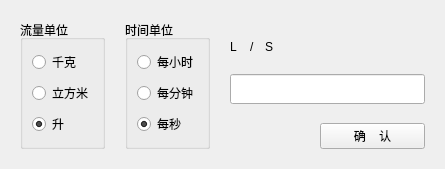
<?xml version="1.0" encoding="UTF-8"?>
<ui version="4.0">
 <class>unit_converter</class>
 <widget class="QWidget" name="unit_converter">
  <property name="geometry">
   <rect>
    <x>0</x>
    <y>0</y>
    <width>445</width>
    <height>169</height>
   </rect>
  </property>
  <property name="sizePolicy">
   <sizepolicy hsizetype="Fixed" vsizetype="Fixed">
    <horstretch>0</horstretch>
    <verstretch>0</verstretch>
   </sizepolicy>
  </property>
  <property name="minimumSize">
   <size>
    <width>230</width>
    <height>90</height>
   </size>
  </property>
  <property name="maximumSize">
   <size>
    <width>1600</width>
    <height>1600</height>
   </size>
  </property>
  <property name="windowTitle">
   <string>单位转换器</string>
  </property>
  <layout class="QHBoxLayout" name="horizontalLayout_2">
   <property name="spacing">
    <number>20</number>
   </property>
   <property name="leftMargin">
    <number>20</number>
   </property>
   <property name="topMargin">
    <number>20</number>
   </property>
   <property name="rightMargin">
    <number>20</number>
   </property>
   <property name="bottomMargin">
    <number>20</number>
   </property>
   <item>
    <widget class="QGroupBox" name="volume_group">
     <property name="title">
      <string>流量单位</string>
     </property>
     <layout class="QVBoxLayout" name="verticalLayout">
      <item>
       <widget class="QRadioButton" name="kg_btn">
        <property name="text">
         <string>千克</string>
        </property>
        <property name="checked">
         <bool>false</bool>
        </property>
       </widget>
      </item>
      <item>
       <widget class="QRadioButton" name="m3_btn">
        <property name="text">
         <string>立方米</string>
        </property>
       </widget>
      </item>
      <item>
       <widget class="QRadioButton" name="l_btn">
        <property name="text">
         <string>升</string>
        </property>
        <property name="checked">
         <bool>true</bool>
        </property>
       </widget>
      </item>
     </layout>
    </widget>
   </item>
   <item>
    <widget class="QGroupBox" name="time_group">
     <property name="title">
      <string>时间单位</string>
     </property>
     <layout class="QVBoxLayout" name="verticalLayout_2">
      <item>
       <widget class="QRadioButton" name="h_btn">
        <property name="text">
         <string>每小时</string>
        </property>
       </widget>
      </item>
      <item>
       <widget class="QRadioButton" name="min_btn">
        <property name="text">
         <string>每分钟</string>
        </property>
       </widget>
      </item>
      <item>
       <widget class="QRadioButton" name="s_btn">
        <property name="text">
         <string>每秒</string>
        </property>
        <property name="checked">
         <bool>true</bool>
        </property>
       </widget>
      </item>
     </layout>
    </widget>
   </item>
   <item>
    <layout class="QGridLayout" name="gridLayout">
     <property name="topMargin">
      <number>20</number>
     </property>
     <property name="verticalSpacing">
      <number>20</number>
     </property>
     <item row="0" column="0">
      <layout class="QHBoxLayout" name="horizontalLayout">
       <property name="spacing">
        <number>0</number>
       </property>
       <property name="rightMargin">
        <number>5</number>
       </property>
       <item>
        <widget class="QLabel" name="volume_label">
         <property name="minimumSize">
          <size>
           <width>20</width>
           <height>0</height>
          </size>
         </property>
         <property name="maximumSize">
          <size>
           <width>20</width>
           <height>16777215</height>
          </size>
         </property>
         <property name="text">
          <string>L</string>
         </property>
        </widget>
       </item>
       <item>
        <widget class="QLabel" name="mid_label">
         <property name="minimumSize">
          <size>
           <width>15</width>
           <height>0</height>
          </size>
         </property>
         <property name="maximumSize">
          <size>
           <width>20</width>
           <height>30</height>
          </size>
         </property>
         <property name="text">
          <string>/</string>
         </property>
        </widget>
       </item>
       <item>
        <widget class="QLabel" name="time_label">
         <property name="minimumSize">
          <size>
           <width>30</width>
           <height>0</height>
          </size>
         </property>
         <property name="maximumSize">
          <size>
           <width>30</width>
           <height>16777215</height>
          </size>
         </property>
         <property name="text">
          <string>S</string>
         </property>
        </widget>
       </item>
      </layout>
     </item>
     <item row="0" column="1">
      <spacer name="horizontalSpacer_2">
       <property name="orientation">
        <enum>Qt::Horizontal</enum>
       </property>
       <property name="sizeType">
        <enum>QSizePolicy::Expanding</enum>
       </property>
       <property name="sizeHint" stdset="0">
        <size>
         <width>40</width>
         <height>10</height>
        </size>
       </property>
      </spacer>
     </item>
     <item row="1" column="0" colspan="2">
      <widget class="QLineEdit" name="value_edit">
       <property name="minimumSize">
        <size>
         <width>120</width>
         <height>30</height>
        </size>
       </property>
      </widget>
     </item>
     <item row="2" column="0">
      <spacer name="horizontalSpacer">
       <property name="orientation">
        <enum>Qt::Horizontal</enum>
       </property>
       <property name="sizeType">
        <enum>QSizePolicy::Preferred</enum>
       </property>
       <property name="sizeHint" stdset="0">
        <size>
         <width>13</width>
         <height>20</height>
        </size>
       </property>
      </spacer>
     </item>
     <item row="2" column="1">
      <widget class="QPushButton" name="confirm_btn">
       <property name="minimumSize">
        <size>
         <width>30</width>
         <height>0</height>
        </size>
       </property>
       <property name="text">
        <string>确    认</string>
       </property>
      </widget>
     </item>
    </layout>
   </item>
  </layout>
 </widget>
 <resources/>
 <connections/>
</ui>
